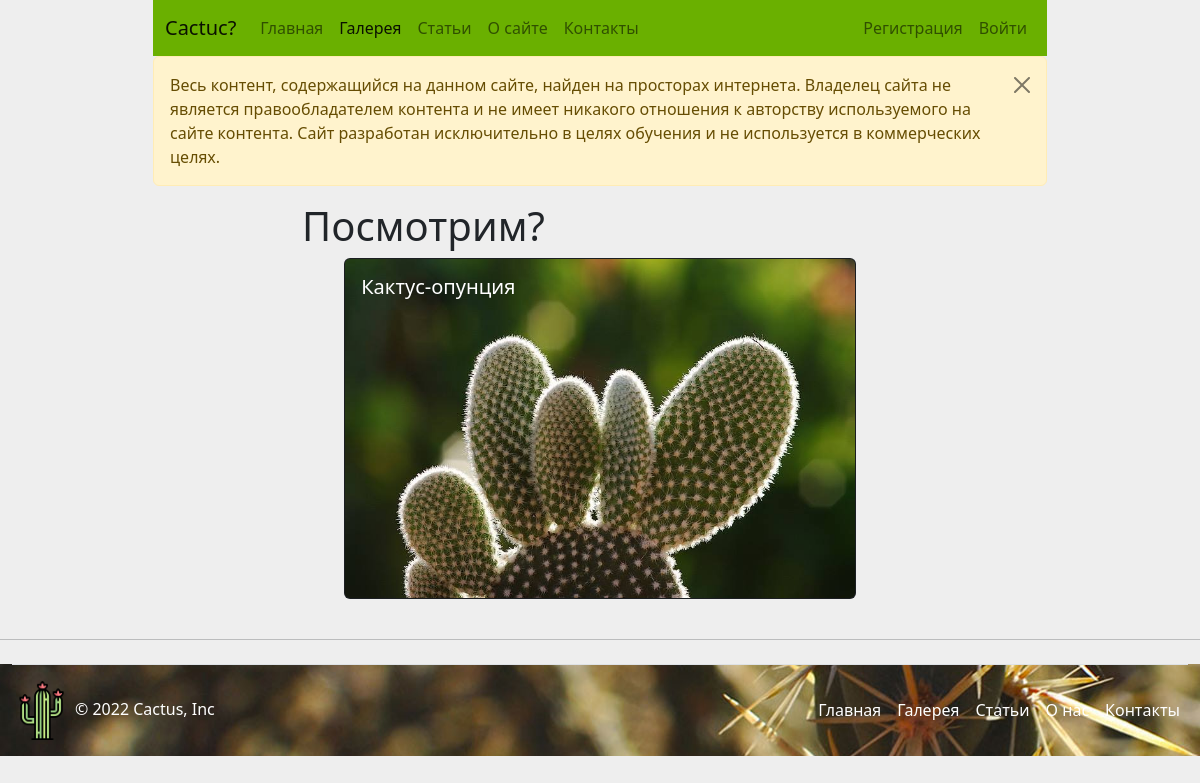
Screenshot of /gallery/detail/kaktus-opunciya/ with the database file from the repository.
### gallery/models.py (models this page shows, shortened)
class Photos(models.Model):
    title = models.CharField(max_length=255, verbose_name='Название')
    slug = models.SlugField(max_length=255, verbose_name='URL', unique=True)
    photo = models.ImageField(upload_to='photos/gallery/%Y/%m/%d', verbose_name="Фото")
    author = models.CharField(max_length=255, blank=True, verbose_name='Автор', default='Неизвестен')
    created_at = models.DateTimeField(auto_now_add=True, verbose_name='Дата создания')
    updated_at = models.DateTimeField(auto_now=True, verbose_name='Дата изменения')
    is_published = models.BooleanField(verbose_name="Публикация", default=False)
    class Meta:
        verbose_name = 'Фотокарточка'
        verbose_name_plural = 'Фотокарточки'
        ordering = ['-updated_at']

### gallery/views.py (the view)
# urls.py: path('detail/<slug:photo_slug>/', PhotosDetailView.as_view(), name='detail'),
class PhotosDetailView(DetailView):
    queryset = Photos.objects.filter(is_published=True)
    template_name = 'gallery/detail.html'
    slug_url_kwarg = 'photo_slug'
    context_object_name = 'photo_item'

### gallery/templates/gallery/detail.html (shortened to what this page needs)
{% extends 'base.html' %}
{% load static %}
{% block pageName %}Посмотрим?{% endblock %}
{% block content %}
  <div class="card text-bg-dark">
    <img src="{% if photo_item.photo %}{{ photo_item.photo.url }}{% else %}{% static 'img/no_image.png' %}{% endif %}" class="card-img" alt="...">
    <div class="card-img-overlay">
      <h5 class="card-title">{{ photo_item.title }}</h5>
    </div>
  </div>
<br>
{% endblock %}

### rows the page displays
Photos: photo (picture), title "Кактус-опунция"
